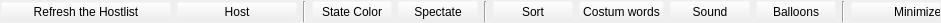
<?xml version="1.0" encoding="UTF-8"?>
<ui version="4.0">
 <class>buttonlayoutClass</class>
 <widget class="QWidget" name="buttonlayoutClass">
  <property name="geometry">
   <rect>
    <x>0</x>
    <y>0</y>
    <width>941</width>
    <height>23</height>
   </rect>
  </property>
  <property name="sizePolicy">
   <sizepolicy hsizetype="Preferred" vsizetype="Minimum">
    <horstretch>0</horstretch>
    <verstretch>0</verstretch>
   </sizepolicy>
  </property>
  <property name="minimumSize">
   <size>
    <width>50</width>
    <height>0</height>
   </size>
  </property>
  <property name="maximumSize">
   <size>
    <width>16777215</width>
    <height>16777215</height>
   </size>
  </property>
  <property name="windowTitle">
   <string>buttonlayout</string>
  </property>
  <property name="toolTip">
   <string/>
  </property>
  <layout class="QHBoxLayout" name="horizontalLayout_2">
   <property name="spacing">
    <number>0</number>
   </property>
   <property name="margin">
    <number>0</number>
   </property>
   <item>
    <widget class="QScrollArea" name="chatwindowbuttonscrollArea">
     <property name="sizePolicy">
      <sizepolicy hsizetype="Expanding" vsizetype="Minimum">
       <horstretch>0</horstretch>
       <verstretch>0</verstretch>
      </sizepolicy>
     </property>
     <property name="minimumSize">
      <size>
       <width>0</width>
       <height>23</height>
      </size>
     </property>
     <property name="maximumSize">
      <size>
       <width>16777215</width>
       <height>23</height>
      </size>
     </property>
     <property name="palette">
      <palette>
       <active>
        <colorrole role="Base">
         <brush brushstyle="SolidPattern">
          <color alpha="255">
           <red>255</red>
           <green>255</green>
           <blue>255</blue>
          </color>
         </brush>
        </colorrole>
        <colorrole role="Window">
         <brush brushstyle="SolidPattern">
          <color alpha="0">
           <red>251</red>
           <green>248</green>
           <blue>241</blue>
          </color>
         </brush>
        </colorrole>
       </active>
       <inactive>
        <colorrole role="Base">
         <brush brushstyle="SolidPattern">
          <color alpha="255">
           <red>255</red>
           <green>255</green>
           <blue>255</blue>
          </color>
         </brush>
        </colorrole>
        <colorrole role="Window">
         <brush brushstyle="SolidPattern">
          <color alpha="0">
           <red>251</red>
           <green>248</green>
           <blue>241</blue>
          </color>
         </brush>
        </colorrole>
       </inactive>
       <disabled>
        <colorrole role="Base">
         <brush brushstyle="SolidPattern">
          <color alpha="0">
           <red>251</red>
           <green>248</green>
           <blue>241</blue>
          </color>
         </brush>
        </colorrole>
        <colorrole role="Window">
         <brush brushstyle="SolidPattern">
          <color alpha="0">
           <red>251</red>
           <green>248</green>
           <blue>241</blue>
          </color>
         </brush>
        </colorrole>
       </disabled>
      </palette>
     </property>
     <property name="verticalScrollBarPolicy">
      <enum>Qt::ScrollBarAlwaysOff</enum>
     </property>
     <property name="horizontalScrollBarPolicy">
      <enum>Qt::ScrollBarAlwaysOff</enum>
     </property>
     <property name="widgetResizable">
      <bool>true</bool>
     </property>
     <widget class="QWidget" name="scrollAreaWidgetContents">
      <property name="geometry">
       <rect>
        <x>0</x>
        <y>0</y>
        <width>1131</width>
        <height>26</height>
       </rect>
      </property>
      <layout class="QHBoxLayout" name="horizontalLayout" stretch="0,0,0,0,0,0,0,0,0,0,0,0,0,0,0,1">
       <property name="margin">
        <number>0</number>
       </property>
       <item>
        <widget class="QPushButton" name="pbrefresh">
         <property name="minimumSize">
          <size>
           <width>170</width>
           <height>20</height>
          </size>
         </property>
         <property name="maximumSize">
          <size>
           <width>200</width>
           <height>20</height>
          </size>
         </property>
         <property name="text">
          <string>Refresh the Hostlist</string>
         </property>
        </widget>
       </item>
       <item>
        <widget class="QPushButton" name="pbhost">
         <property name="minimumSize">
          <size>
           <width>120</width>
           <height>20</height>
          </size>
         </property>
         <property name="maximumSize">
          <size>
           <width>100</width>
           <height>20</height>
          </size>
         </property>
         <property name="text">
          <string>Host</string>
         </property>
        </widget>
       </item>
       <item>
        <spacer name="horizontalSpacer">
         <property name="orientation">
          <enum>Qt::Horizontal</enum>
         </property>
         <property name="sizeHint" stdset="0">
          <size>
           <width>40</width>
           <height>20</height>
          </size>
         </property>
        </spacer>
       </item>
       <item>
        <widget class="Line" name="line">
         <property name="orientation">
          <enum>Qt::Vertical</enum>
         </property>
        </widget>
       </item>
       <item>
        <widget class="QPushButton" name="pbleaguestate">
         <property name="text">
          <string>State Color</string>
         </property>
        </widget>
       </item>
       <item>
        <widget class="QPushButton" name="pbspectate">
         <property name="text">
          <string>Spectate</string>
         </property>
        </widget>
       </item>
       <item>
        <widget class="Line" name="line_5">
         <property name="orientation">
          <enum>Qt::Vertical</enum>
         </property>
        </widget>
       </item>
       <item>
        <widget class="QPushButton" name="pbsort">
         <property name="toolTip">
          <string>If Sorting is off, users will appear in the direction in that they came into wormnet.</string>
         </property>
         <property name="text">
          <string>Sort</string>
         </property>
        </widget>
       </item>
       <item>
        <widget class="QPushButton" name="pbcustomwords">
         <property name="toolTip">
          <string>Go to Settings Alert and Away tab to set costum words.</string>
         </property>
         <property name="text">
          <string>Costum words</string>
         </property>
        </widget>
       </item>
       <item>
        <widget class="QPushButton" name="pbsound">
         <property name="text">
          <string>Sound</string>
         </property>
        </widget>
       </item>
       <item>
        <widget class="QPushButton" name="pbballoon">
         <property name="text">
          <string>Balloons</string>
         </property>
        </widget>
       </item>
       <item>
        <widget class="Line" name="line_4">
         <property name="orientation">
          <enum>Qt::Vertical</enum>
         </property>
        </widget>
       </item>
       <item>
        <widget class="QPushButton" name="pbminimize">
         <property name="minimumSize">
          <size>
           <width>170</width>
           <height>20</height>
          </size>
         </property>
         <property name="maximumSize">
          <size>
           <width>200</width>
           <height>20</height>
          </size>
         </property>
         <property name="toolTip">
          <string>To raise the window again, leftclick the trayicon.</string>
         </property>
         <property name="text">
          <string>Minimize to tray</string>
         </property>
        </widget>
       </item>
       <item>
        <widget class="Line" name="line_2">
         <property name="orientation">
          <enum>Qt::Vertical</enum>
         </property>
        </widget>
       </item>
       <item>
        <widget class="QSlider" name="slideralpha">
         <property name="minimumSize">
          <size>
           <width>100</width>
           <height>0</height>
          </size>
         </property>
         <property name="maximumSize">
          <size>
           <width>150</width>
           <height>20</height>
          </size>
         </property>
         <property name="minimum">
          <number>20</number>
         </property>
         <property name="maximum">
          <number>100</number>
         </property>
         <property name="value">
          <number>20</number>
         </property>
         <property name="orientation">
          <enum>Qt::Horizontal</enum>
         </property>
        </widget>
       </item>
       <item>
        <widget class="Line" name="line_3">
         <property name="orientation">
          <enum>Qt::Vertical</enum>
         </property>
        </widget>
       </item>
      </layout>
     </widget>
    </widget>
   </item>
  </layout>
 </widget>
 <layoutdefault spacing="6" margin="11"/>
 <resources/>
 <connections/>
</ui>
